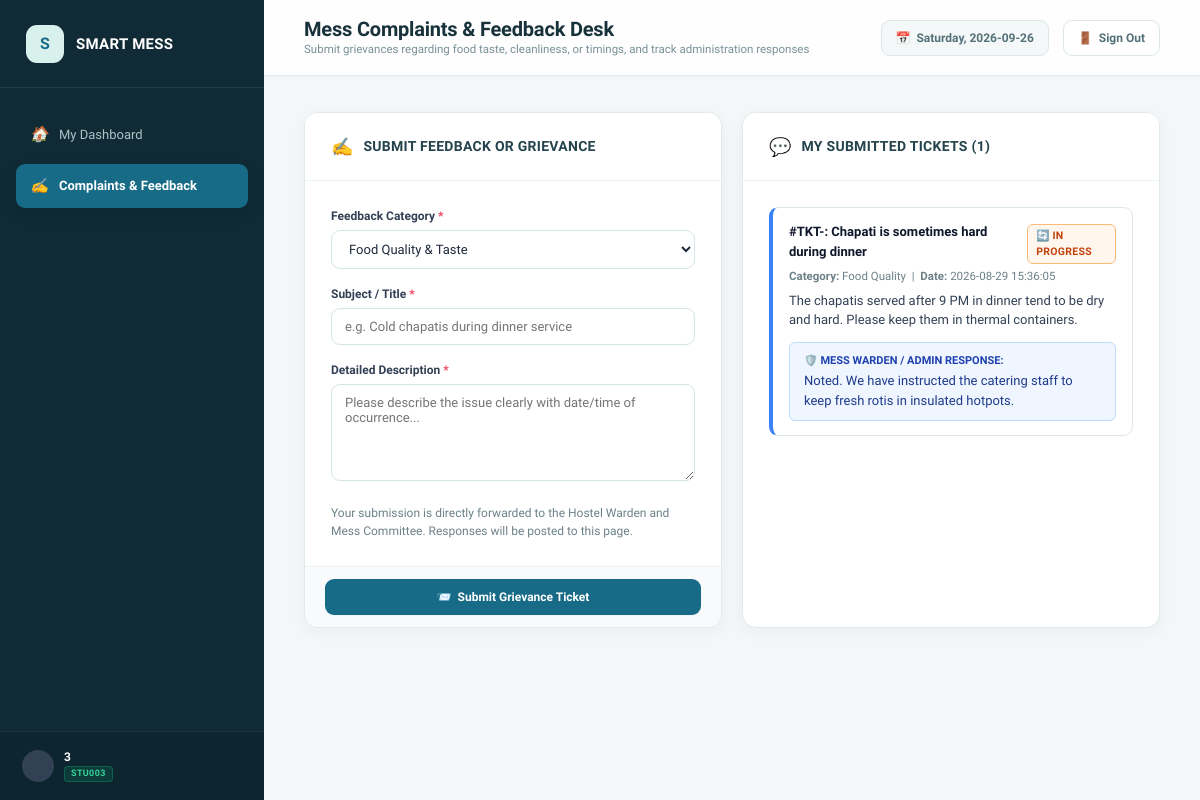
Page /student/complaints (signed in) on the earlier database version.
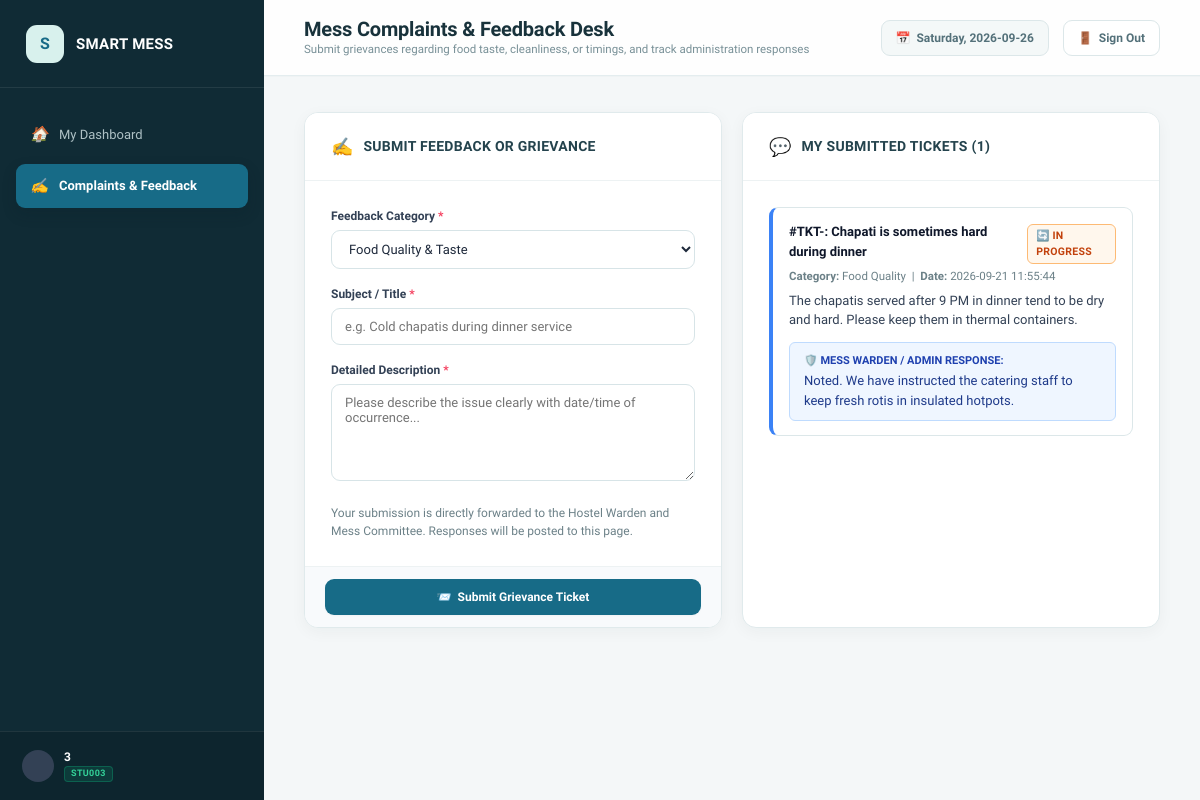
Same page on the later database version.
### tables this page shows
CREATE TABLE complaints (
        id INTEGER PRIMARY KEY AUTOINCREMENT,
        complaint_id TEXT UNIQUE NOT NULL,
        student_id TEXT NOT NULL,
        category TEXT NOT NULL,
        title TEXT NOT NULL,
        description TEXT NOT NULL,
        status TEXT DEFAULT 'Pending',
        admin_response TEXT,
        created_at TEXT NOT NULL,
        updated_at TEXT,
        FOREIGN KEY (student_id) REFERENCES students(student_id) ON DELETE CASCADE
    );

### app.py (the view, shortened to what this page needs)
@app.route("/student/complaints", methods=["GET", "POST"])
@student_required
def student_complaints():
    student_id = session.get("student_id")
    conn = get_db_connection()
    cursor = conn.cursor()
    cursor.execute("""
    SELECT complaint_id, category, title, description, status, admin_response, created_at, updated_at
    FROM complaints
    WHERE student_id = ?
    ORDER BY id DESC
    """, (student_id,))
    complaints = cursor.fetchall()
    conn.close()
    categories = ["Food Quality", "Cleanliness", "Mess Timings", "Staff Behavior", "Food Quantity", "Other"]
    return render_template(
        "student/complaints.html",
        complaints=complaints,
        categories=categories
    )

### app.py (called while the page is built)
def student_required(f):
    @wraps(f)
    def decorated_function(*args, **kwargs):
        if "user_role" not in session or session["user_role"] != "student":
            flash("Please log in with your Student ID to access the student portal.", "warning")
            return redirect(url_for("login"))
        return f(*args, **kwargs)
    return decorated_function

@app.context_processor
def inject_global_vars():
    now = datetime.now()
    return {
        "current_year": now.year,
        "current_date": now.strftime("%Y-%m-%d"),
        "current_day": now.strftime("%A"),
        "user_role": session.get("user_role"),
        "user_name": session.get("user_name"),
        "user_id": session.get("user_id"),
        "student_id": session.get("student_id")
    }

### database.py (called while the page is built)
def get_db_connection():
    conn = sqlite3.connect(DB_PATH)
    conn.row_factory = sqlite3.Row
    conn.execute("PRAGMA foreign_keys = ON;")
    return conn

### templates/student/complaints.html (shortened to what the changed rows need)
{% extends "base.html" %}
{% block page_title %}Mess Complaints & Feedback Desk{% endblock %}
{% block content %}
<div class="grid-2">
  <div class="card">
    <div class="card-body" style="max-height: 520px; overflow-y: auto;">
      {% for c in complaints %}
        <div class="notice-item" style="border-left: 4px solid {% if c['status'] == 'Resolved' %}#10b981{% elif c['status'] == 'In Progress' %}#3b82f6{% else %}#f59e0b{% endif %};">
          <div class="notice-header">
            <div class="notice-title">#TKT-{{ c['id'] }}: {{ c['title'] }}</div>
            <div>
              {% if c['status'] == 'Pending' %}
                <span class="badge badge-pending">⏳ Pending Review</span>
              {% elif c['status'] == 'In Progress' %}
                <span class="badge badge-high">🔄 In Progress</span>
              {% else %}
                <span class="badge badge-paid">✅ Resolved</span>
              {% endif %}
            </div>
          </div>
          <div style="font-size: 11.5px; color: var(--text-muted); margin-bottom: 6px;">
            <strong>Category:</strong> {{ c['category'] }} &nbsp;|&nbsp; <strong>Date:</strong> {{ c['created_at'] }}
          </div>
          <p style="font-size: 13px; color: #334155;">{{ c['description'] }}</p>
          {% if c['admin_response'] %}
            <div style="margin-top: 12px; background: #eff6ff; border: 1px solid #bfdbfe; border-radius: var(--radius-sm); padding: 10px 14px;">
              <div style="font-size: 11px; font-weight: 700; color: #1e40af; text-transform: uppercase; margin-bottom: 2px;">
                🛡️ Mess Warden / Admin Response:
              </div>
              <div style="font-size: 13px; color: #1e3a8a;">
                {{ c['admin_response'] }}
              </div>
            </div>
          {% else %}
            <div style="margin-top: 8px; font-size: 12px; color: var(--text-light); font-style: italic;">
              Awaiting review from mess supervisor.
            </div>
          {% endif %}
        </div>
      {% else %}
        <div style="text-align: center; color: var(--text-muted); padding: 40px;">
          You have not submitted any complaints or feedback yet.
        </div>
      {% endfor %}
    </div>
  </div>
</div>
{% endblock %}

### templates/base.html (shortened to what the changed rows need)
<!DOCTYPE html>
<html lang="en">
<head>
  <link rel="stylesheet" href="{{ url_for('static', filename='css/style.css') }}">
</head>
<body>
  <div class="app-container">
    <aside class="sidebar" id="appSidebar">
      <div class="sidebar-header">
        <div class="sidebar-brand">
          <h1>SMART MESS</h1>
        </div>
      </div>
      <div class="sidebar-footer">
        <div class="user-badge">
          <div class="user-info">
            <div class="user-role-label">
              {% if user_role == 'admin' %}
                <span class="role-pill-admin">ADMIN</span>
              {% else %}
                <span class="role-pill-student">{{ student_id }}</span>
              {% endif %}
            </div>
          </div>
        </div>
      </div>
    </aside>
    <div class="main-wrapper">
      <header class="topbar">
        <div class="topbar-left">
          <div class="topbar-title">
            <h2>{% block page_title %}Dashboard{% endblock %}</h2>
          </div>
        </div>
      </header>
      <main class="content-area">
        {% block content %}{% endblock %}
      </main>
    </div>
  </div>
</body>
</html>

Differences in the rows shown:
changed complaints "Chapati is sometimes hard during dinner": created_at "2026-08-29 15:36:05" → "2026-09-21 11:55:44"
